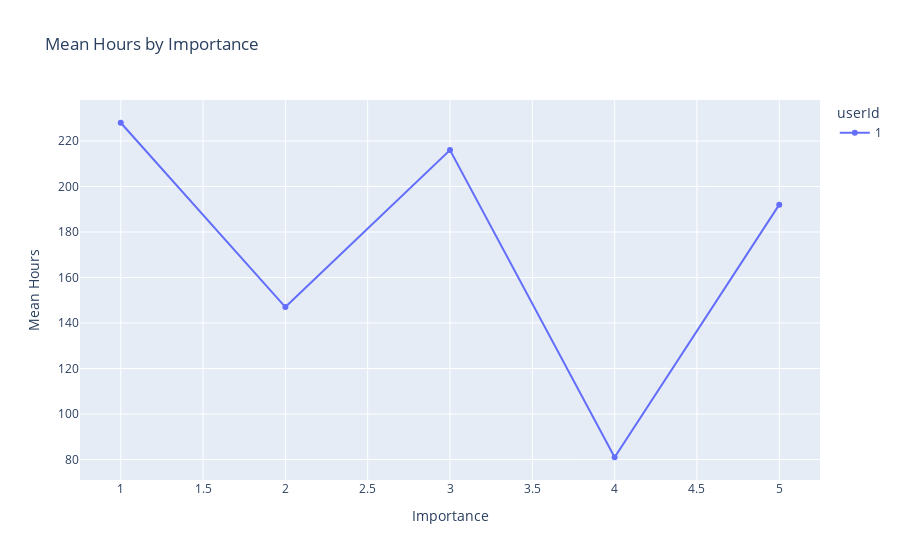

The notebook cell saved with this chart:
### Code cell
fig = px.line(
    mean_time_user1,
    x='details.importance',
    y='mean_hours',
    title='Mean Hours by Importance',
    color='userId',
    markers=True,
    labels={
        'details.importance': 'Importance',
        'mean_hours': 'Mean Hours'
    }
)
fig.show()

### Figure 1 — Plotly figure (JSON) as saved in the notebook; plotly's stock layout.template omitted (floating-point values rounded to 4 significant figures)
{"data": [{"hovertemplate": "userId=1<br>Importance=%{x}<br>Mean Hours=%{y}<extra></extra>", "legendgroup": "1", "line": {"color": "#636efa", "dash": "solid"}, "marker": {"symbol": "circle"}, "mode": "lines+markers", "name": "1", "orientation": "v", "showlegend": true, "type": "scatter", "x": [1, 2, 3, 4, 5], "xaxis": "x", "y": [228.0, 147.0, 216.0, 81.0, 192.0], "yaxis": "y"}], "layout": {"legend": {"title": {"text": "userId"}, "tracegroupgap": 0}, "title": {"text": "Mean Hours by Importance"}, "xaxis": {"anchor": "y", "domain": [0, 1], "title": {"text": "Importance"}}, "yaxis": {"anchor": "x", "domain": [0, 1], "title": {"text": "Mean Hours"}}}}
